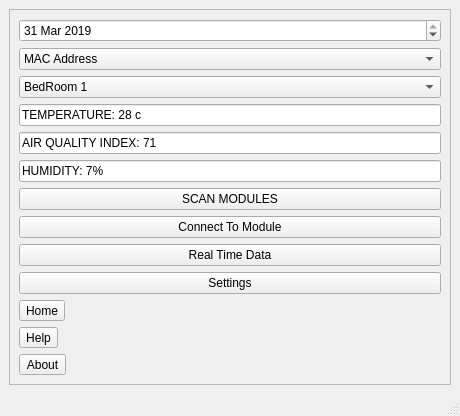
<?xml version="1.0" encoding="UTF-8"?>
<ui version="4.0">
 <class>MainWindow</class>
 <widget class="QMainWindow" name="MainWindow">
  <property name="geometry">
   <rect>
    <x>0</x>
    <y>0</y>
    <width>460</width>
    <height>340</height>
   </rect>
  </property>
  <property name="windowTitle">
   <string>MainWindow</string>
  </property>
  <widget class="QWidget" name="centralwidget">
   <layout class="QHBoxLayout" name="horizontalLayout">
    <item>
     <widget class="QFrame" name="frame">
      <property name="frameShape">
       <enum>QFrame::StyledPanel</enum>
      </property>
      <property name="frameShadow">
       <enum>QFrame::Raised</enum>
      </property>
      <layout class="QVBoxLayout" name="verticalLayout">
       <item>
        <widget class="QDateEdit" name="dateEdit">
         <property name="dateTime">
          <datetime>
           <hour>11</hour>
           <minute>35</minute>
           <second>0</second>
           <year>2019</year>
           <month>3</month>
           <day>31</day>
          </datetime>
         </property>
         <property name="time">
          <time>
           <hour>11</hour>
           <minute>35</minute>
           <second>0</second>
          </time>
         </property>
        </widget>
       </item>
       <item>
        <widget class="QComboBox" name="comboBox">
         <item>
          <property name="text">
           <string>MAC Address</string>
          </property>
         </item>
        </widget>
       </item>
       <item>
        <widget class="QComboBox" name="comboBox_2">
         <item>
          <property name="text">
           <string>BedRoom 1</string>
          </property>
         </item>
         <item>
          <property name="text">
           <string>BedRoom 2</string>
          </property>
         </item>
         <item>
          <property name="text">
           <string>Master BedRoom</string>
          </property>
         </item>
        </widget>
       </item>
       <item>
        <widget class="QLineEdit" name="lineEdit_3">
         <property name="text">
          <string>TEMPERATURE: 28 c</string>
         </property>
        </widget>
       </item>
       <item>
        <widget class="QLineEdit" name="lineEdit_2">
         <property name="text">
          <string>AIR QUALITY INDEX: 71</string>
         </property>
        </widget>
       </item>
       <item>
        <widget class="QLineEdit" name="lineEdit">
         <property name="text">
          <string>HUMIDITY: 7%</string>
         </property>
        </widget>
       </item>
       <item>
        <widget class="QPushButton" name="pushButton">
         <property name="text">
          <string>SCAN MODULES</string>
         </property>
        </widget>
       </item>
       <item>
        <widget class="QPushButton" name="pushButton_2">
         <property name="text">
          <string>Connect To Module</string>
         </property>
        </widget>
       </item>
       <item>
        <widget class="QPushButton" name="pushButton_3">
         <property name="text">
          <string>Real Time Data</string>
         </property>
        </widget>
       </item>
       <item>
        <widget class="QPushButton" name="pushButton_4">
         <property name="text">
          <string>Settings</string>
         </property>
        </widget>
       </item>
       <item>
        <widget class="QToolButton" name="toolButton">
         <property name="text">
          <string>Home</string>
         </property>
        </widget>
       </item>
       <item>
        <widget class="QToolButton" name="toolButton_2">
         <property name="text">
          <string>Help</string>
         </property>
        </widget>
       </item>
       <item>
        <widget class="QToolButton" name="toolButton_3">
         <property name="text">
          <string>About</string>
         </property>
        </widget>
       </item>
      </layout>
     </widget>
    </item>
   </layout>
  </widget>
  <widget class="QMenuBar" name="menubar">
   <property name="geometry">
    <rect>
     <x>0</x>
     <y>0</y>
     <width>460</width>
     <height>18</height>
    </rect>
   </property>
  </widget>
  <widget class="QStatusBar" name="statusbar"/>
 </widget>
 <resources/>
 <connections/>
</ui>
